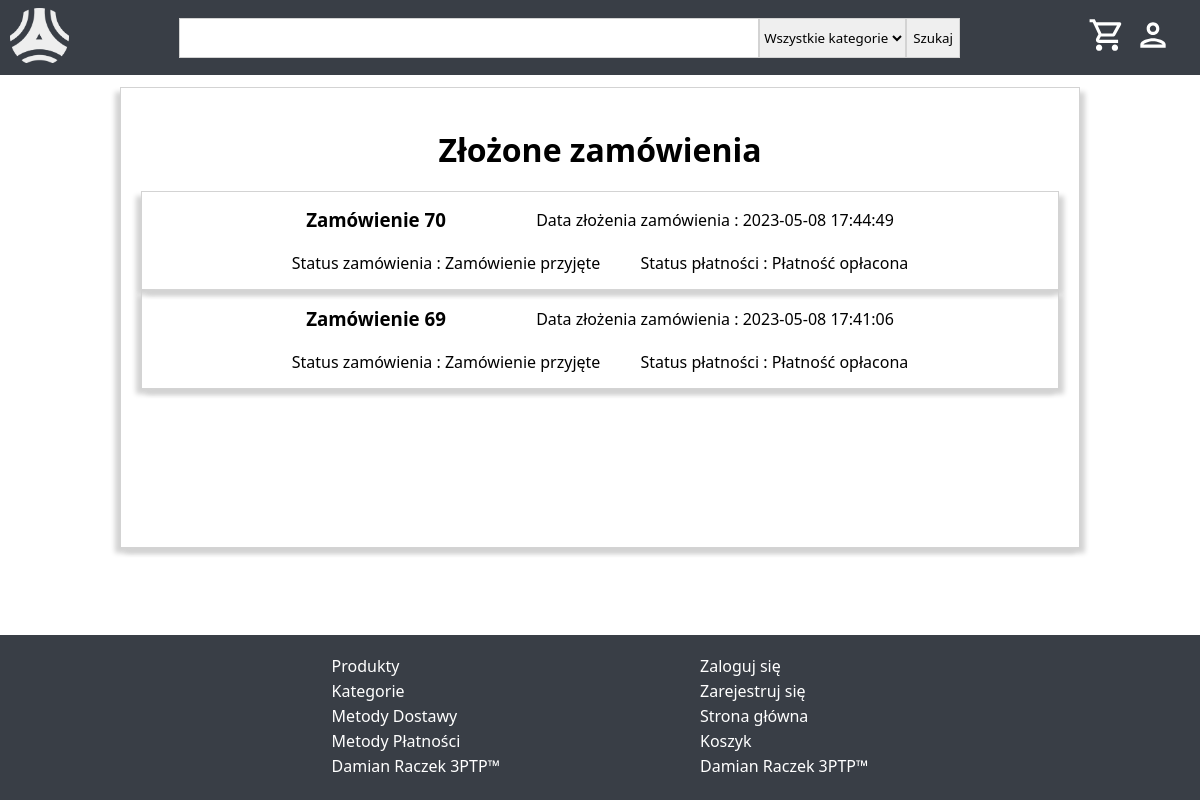
Page /orders (signed in) on the committed database.
### tables this page shows
CREATE TABLE `orders` (
  `id` bigint(20) NOT NULL,
  `user_id` bigint(20) NOT NULL,
  `is_company` tinyint(1) NOT NULL,
  `first_name` varchar(255) DEFAULT NULL,
  `last_name` varchar(255) DEFAULT NULL,
  `street` varchar(255) NOT NULL,
  `street_number` smallint(6) NOT NULL,
  `postal_code` varchar(50) NOT NULL,
  `postal_city` varchar(255) NOT NULL,
  `country` varchar(2) NOT NULL,
  `nip` varchar(50) DEFAULT NULL,
  `company_name` varchar(255) DEFAULT NULL,
  `delivery_id` bigint(20) NOT NULL,
  `delivery_tracking` varchar(1000) NOT NULL,
  `payment_method_id` bigint(20) NOT NULL,
  `payment_status` tinyint(3) UNSIGNED NOT NULL,
  `order_status` tinyint(3) UNSIGNED NOT NULL,
  `created_date` datetime NOT NULL,
  `user_id_created` bigint(20) NOT NULL,
  `last_modified_date` datetime NOT NULL,
  `user_id_last_modified` bigint(20) NOT NULL,
  `status` tinyint(3) UNSIGNED NOT NULL
);

### MVC/controllers/Controller.php (called while the page is built, shortened)
<?php
class Controller{
    public function loadView($name, $data, $return){
        include($name.".php");
        if($return===true){
           return ob_get_clean();
        }
    }
}

### MVC/models/databaseModels/OrderModel.php (called while the page is built, shortened)
<?php
class OrderModel{
    public function getOrders($userId){
        $dbh = include("MVC/models/databaseModels/Database.php");
        $query = "SELECT id, created_date, order_status, payment_status FROM orders WHERE user_id = ? AND status = ? ORDER BY created_date DESC";
        $stmt = $dbh->prepare($query);
        $stmt->execute([$userId, StatusEnum::ACTIVE]);;
        $result = $stmt->fetchAll();
        return $result;
    }
}

### MVC/models/enumerated/OrderStatusEnum.php (called while the page is built, shortened)
<?php
class OrderStatusEnum {
    public static function getConstants(){
        return [
            self::ACCEPTED => "Zamówienie przyjęte",
            self::SENT => "Zamówienie wysłane",
            self::DELIVERED => "Zamówienie dostarczone",
            self::CANCELLED => "Zamówienie anulowane",
        ];
    }
}

### MVC/models/enumerated/PaymentStatusEnum.php (called while the page is built, shortened)
<?php
class PaymentStatusEnum {
    public static function getConstants(){
        return [
            self::UNPAID => "Płatność nieopłacona",
            self::PAID => "Płatność opłacona"
        ];
    }
}

### MVC/views/order/OrderList.php (the view, shortened to what this page needs)
<!DOCTYPE html>
<html lang="en">
<head>
    <?php echo $data['styles']; ?>
    <link rel="stylesheet" href="/dRaczekProjekt/css/orderList.css">
</head>
<body>
    <?php echo $data['header']; ?>
    <main>
        <h1>Złożone zamówienia</h1>
        <div class="items">
            <?php foreach($data['orders'] as $order): ?>
                <a class="item" href="/dRaczekProjekt/order/<?php echo $order['id']; ?>">
                    <h3>Zamówienie <span><?php echo $order['id']; ?></span></h3>
                    <span>Data złożenia zamówienia : <span><?php echo $order['created_date']; ?></span></span>
                    <span>Status zamówienia : <span><?php echo OrderStatusEnum::GetConstants()[$order['order_status']]; ?></span></span>
                    <span>Status płatności : <span><?php echo PaymentStatusEnum::GetConstants()[$order['payment_status']]; ?></span></span>
                </a>
            <?php endforeach; ?>
        </div>
    </main>
    <?php echo $data['footer']; ?>
</body>
</html>

### router/Router.php (shortened to what this page needs)
<?php
class Router {
    function routeRequest($requestUri, $routes) {
        $requestUri=urldecode($requestUri);
        foreach ($routes as $route => $params) {
            $pattern = str_replace(':id', '(\d+)', $route);
            $pattern = str_replace(":token", '([A-Za-z\d]+)', $pattern);
            $pattern = str_replace(":pageableUsers", '\?((page=(\d)+)(&size=(\d)+)((&email=([A-Za-z\d])+)*)((&firstName=([\p{L}\p{N}\s])+)*)((&lastName=([\p{L}\p{N}\s])+)*)((&status=(\d)+)*)((&createdDate=([\d-])+)*)((&id=(\d)+)*)((&orderBy=([A-Za-z_])+)*)((&order=([A-Za-z])+)*))', $pattern);
            $pattern = str_replace(":pageableProductsUser", '(\?page=(\d)+&size=(\d)+((&text=([\p{L}\p{N}\s]*))*)((&categoryId=(\d)+)*)((&gender=(\d)+)*)((&price_from=(\d)+)*)((&price_to=(\d)+)*)((&productSize=(\d)+)*)((&colour=(\d)+)*)((&orderBy=([\p{L}\p{N}_])+)*)((&order=([\p{L}])+)*))', $pattern);
            $pattern = str_replace(":pageableCategories", '\?((page=(\d)+)(&size=(\d)+)((&name=([\p{L}\p{N}\s])+)*)((&status=(\d)+)*)((&createdDate=([\d-])+)*)((&id=(\d)+)*)((&orderBy=([A-Za-z_])+)*)((&order=([A-Za-z])+)*))', $pattern);
            $pattern = str_replace(":pageableProducts", '\?((page=(\d)+)(&size=(\d)+)((&name=([\p{L}\p{N}\s])+)*)((&categoryId=(\d)+)*)((&description=([\p{L}\p{N}\s.,:;"\'() \n-])+)*)((&priceFrom=(\d+(?:\.\d+)?))*)((&priceTo=(\d+(?:\.\d+)?))*)((&quantityFrom=(\d)+)*)((&quantityTo=(\d)+)*)((&productSize=(\d)+)*)((&colour=(\d)+)*)((&gender=(\d)+)*)((&viewCountFrom=(\d)+)*)((&viewCountTo=(\d)+)*)((&status=(\d)+)*)((&createdDate=([\d-])+)*)((&id=(\d)+)*)((&orderBy=([A-Za-z_])+)*)((&order=([A-Za-z])+)*))', $pattern);
            $pattern = str_replace(":pageableOrders", '\?((page=(\d)+)(&size=(\d)+)((&first_name=([\p{L}\p{N}\s])+)*)((&last_name=([\p{L}\p{N}\s])+)*)((&street=([\p{L}\p{N}\s])+)*)((&postal_code=([-\d])+)*)((&postal_city=([\p{L}\p{N}\s])+)*)((&country=([\p{L}\p{N}\s])+)*)((&nip=([\d])+)*)((&company_name=([\p{L}\p{N}\s])+)*)((&delivery_id=(\d)+)*)((&payment_method_id=(\d)+)*)((&payment_status=(\d)+)*)((&order_status=(\d)+)*)((&status=(\d)+)*)((&createdDate=([\d-])+)*)((&id=(\d)+)*)((&orderBy=([A-Za-z_])+)*)((&order=([A-Za-z])+)*))', $pattern);
            if (preg_match('#^'.$pattern.'$#u', $requestUri, $matches)) {
                $controller = new $params['controller']();
                $action = $params['action'];
                $params = array_slice($matches, 1);
                call_user_func_array(array($controller, $action), $params);
                return true;
            }
        }
        return false;
    }
  }

### css/header.css (style rules this page uses)
:root { --header-height:75px; --header-color:#393e46; --header-details-color:#5c6470; }

### css/basicLayout.css (style rules this page uses)
* { margin: 0; box-sizing: border-box; font-family: 'Segoe UI', Tahoma, Geneva, Verdana, sans-serif; }
body { min-height: 100vh; display: flex; flex-direction: column; max-width: 200px; min-width: 100%; }
main { flex:1; margin-top:var(--header-height); }

### css/orderList.css (style rules this page uses)
main .items .item { padding: 10px; display: flex; align-items: center; gap: 10px; border: 1px solid lightgray; box-shadow: lightgray 5px 5px 5px, lightgray -5px 5px 5px; flex-wrap: wrap; justify-content: center; text-decoration: none; justify-content: center; align-items: center; color: black; }
main .items .item > * { padding: 5px; margin: 0px 10px; min-width: 200px; }
main { padding: 20px; margin: calc(var(--header-height) + 1%) 10%; border: 1px solid lightgray; box-shadow: lightgray 5px 5px 5px, lightgray -5px 5px 5px; }
main h1 { margin: 20px; text-align: center; }

### rows in the picture
orders: id "70", created_date "2023-05-08 17:44:49", order_status "Zamówienie przyjęte", payment_status "Płatność opłacona"
orders: id "69", created_date "2023-05-08 17:41:06", order_status "Zamówienie przyjęte", payment_status "Płatność opłacona"
